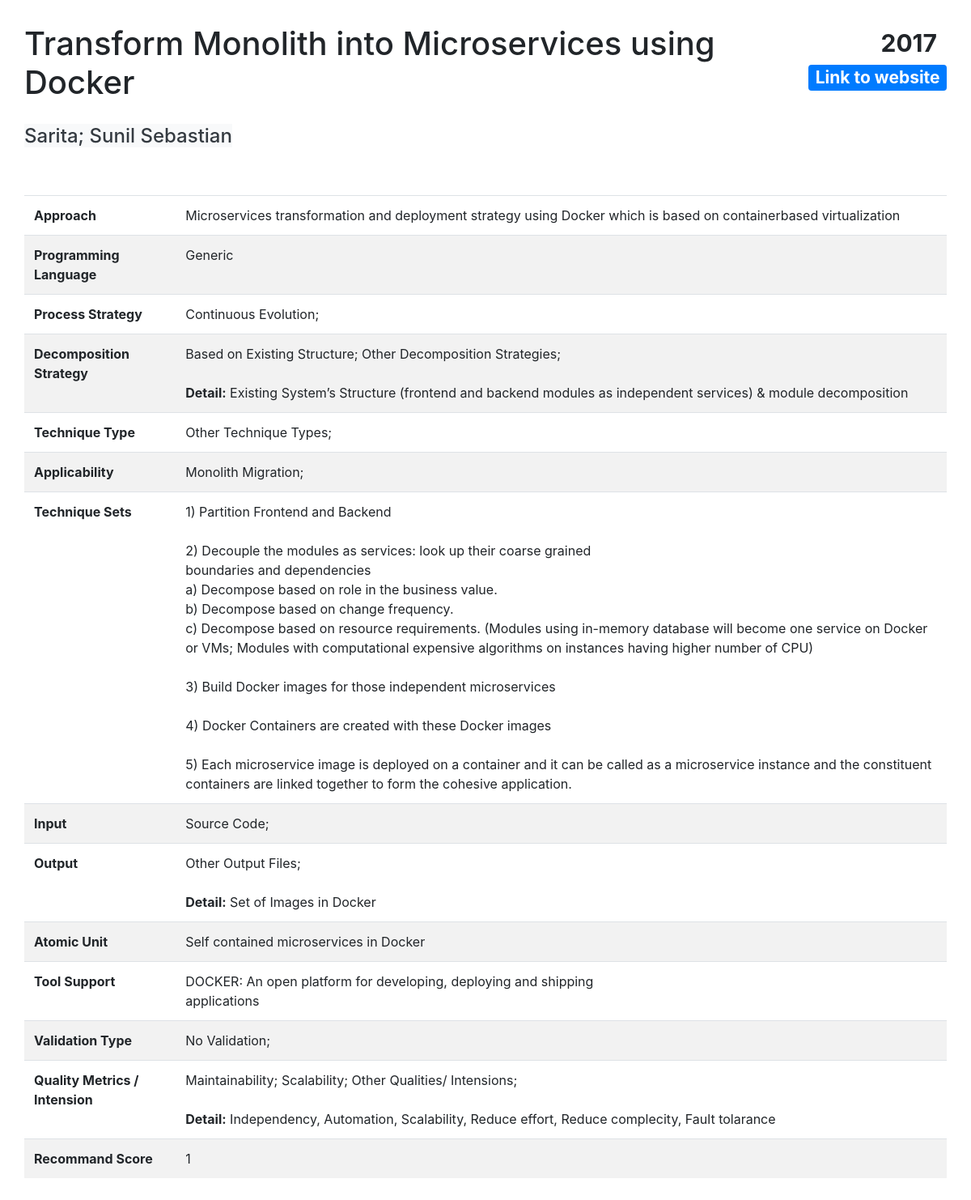
Page /result.php?id=5 on the committed database.
### tables this page shows
CREATE TABLE `contribution` (
  `id` int(11) NOT NULL,
  `Title` varchar(150) NOT NULL DEFAULT 'Title',
  `Year` year(4) NOT NULL DEFAULT 2000,
  `Authors` tinytext NOT NULL,
  `Link` varchar(250) NOT NULL DEFAULT 'Empty Link',
  `Approach` text NOT NULL,
  `Process_Rewrite` tinyint(4) NOT NULL DEFAULT 0 COMMENT 'Process Strategy',
  `Process_Extension` tinyint(4) NOT NULL DEFAULT 0 COMMENT 'Process Strategy',
  `Process_StranglerPattern` tinyint(4) NOT NULL DEFAULT 0 COMMENT 'Process Strategy',
  `Process_ContinuousEvolution` tinyint(4) NOT NULL DEFAULT 0 COMMENT 'Process Strategy',
  `Process_Split` tinyint(4) NOT NULL DEFAULT 0 COMMENT 'Process Strategy',
  `Process_Others` tinyint(4) NOT NULL DEFAULT 0 COMMENT 'Process Strategy',
  `ProcessDetail` mediumtext DEFAULT NULL,
  `Decomposition_DDD` tinyint(4) NOT NULL DEFAULT 0 COMMENT 'Decomposition Strategy',
  `Decomposition_FunctionalDecomposition` tinyint(4) NOT NULL DEFAULT 0 COMMENT 'Decomposition Strategy',
  `Decomposition_ExistingStructure` tinyint(4) NOT NULL DEFAULT 0 COMMENT 'Decomposition Strategy',
  `Decomposition_Others` tinyint(4) NOT NULL DEFAULT 0 COMMENT 'Decomposition Strategy',
  `DecompositionDetail` tinytext DEFAULT NULL,
  `TechniqueSet` mediumtext NOT NULL,
  `Technique_SCA` tinyint(4) NOT NULL DEFAULT 0 COMMENT 'Technique Type',
  `Technique_MDA` tinyint(4) NOT NULL DEFAULT 0 COMMENT 'Technique Type',
  `Technique_WDA` tinyint(4) NOT NULL DEFAULT 0 COMMENT 'Technique Type',
  `Technique_DMC` tinyint(4) NOT NULL DEFAULT 0 COMMENT 'Technique Type',
  `Technique_Others` tinyint(4) NOT NULL DEFAULT 0 COMMENT 'Technique Type',
  `TechniqueTypeDetail` mediumtext DEFAULT NULL,
  `Applicability_GR` tinyint(1) NOT NULL DEFAULT 0 COMMENT 'Applicability',
  `Applicability_MO` tinyint(1) NOT NULL DEFAULT 0 COMMENT 'Applicability',
  `AtomicUnit` tinytext DEFAULT NULL,
  `Input_SourceCode` tinyint(4) NOT NULL DEFAULT 0 COMMENT 'Input Choice',
  `Input_UseCase` tinyint(4) NOT NULL DEFAULT 0 COMMENT 'Input Choice',
  `Input_SystemSpecification` tinyint(4) NOT NULL DEFAULT 0 COMMENT 'Input Choice',
  `Input_API` tinyint(4) NOT NULL DEFAULT 0 COMMENT 'Input Choice',
  `Input_Others` tinyint(4) NOT NULL DEFAULT 0 COMMENT 'Input Choice',
  `InputDetail` tinytext DEFAULT NULL,
  `Output_List` tinyint(4) NOT NULL DEFAULT 0 COMMENT 'Output Choice',
  `Output_Archi` tinyint(4) NOT NULL DEFAULT 0 COMMENT 'Output Choice',
  `Output_Others` tinyint(4) NOT NULL DEFAULT 0 COMMENT 'Output Choice',
  `OutputDetail` tinytext DEFAULT NULL,
  `Tool` mediumtext DEFAULT NULL,
  `ProgramLanguage` mediumtext DEFAULT NULL,
  `Validation_Experiment` tinyint(4) NOT NULL DEFAULT 0 COMMENT 'Validation Type',
  `Validation_Example` tinyint(4) NOT NULL DEFAULT 0 COMMENT 'Validation Type',
  `Validation_CaseStudy` tinyint(4) NOT NULL DEFAULT 0 COMMENT 'Validation Type',
  `Validation_NoValidation` tinyint(4) NOT NULL DEFAULT 0 COMMENT 'Validation Type',
  `ValidationTypeDetail` mediumtext DEFAULT NULL,
  `ValidationMetrics` mediumtext DEFAULT NULL,
  `Quality_Maintainability` tinyint(4) NOT NULL DEFAULT 0 COMMENT 'Quality',
  `Quality_Security` tinyint(4) NOT NULL DEFAULT 0 COMMENT 'Quality',
  `Quality_Performance` tinyint(4) NOT NULL DEFAULT 0 COMMENT 'Quality',
  `Quality_Reliability` tinyint(4) NOT NULL DEFAULT 0 COMMENT 'Quality',
  `Quality_Scalability` tinyint(4) DEFAULT 0 COMMENT 'Quality',
  `Quality_Others` tinyint(4) NOT NULL DEFAULT 0 COMMENT 'Quality',
  `QualityDetail` mediumtext DEFAULT NULL,
  `Score` float NOT NULL DEFAULT 1
);

### result.php (the view, shortened to what this page needs)
<!DOCTYPE html>
<html lang="en">
<head>
    <link rel="stylesheet" href="https://maxcdn.bootstrapcdn.com/bootstrap/4.5.0/css/bootstrap.min.css">
    <link rel="stylesheet" type="text/css" href="css/style.css">
</head>
<?php
include('functions.php');
$servername = "localhost";
$username = "user";
$password = "";
$dbname = "migration";
$conn = new mysqli($servername, $username, $password, $dbname);
$sql = "SELECT * FROM contribution WHERE id=" . $_GET['id'];
$result = $conn->query($sql);
if ($result->num_rows > 0) {
    $row = $result->fetch_assoc();
} else {
    echo "<h1>Error: fail to find detailed page from database</h1>";
}
?>
<body>
    <div class="container-fluid" style="padding:30px">
        <div class="row">
            <div class="col-md-10">
                <div class="page-header">
                    <h1 id="Title" name="Title">
                        <?php
                        echo nl2br($row["Title"]); ?>
                    </h1>
                </div>
            </div>
            <div class="col-md-2">
                <div class="row">
                    <div class="col-md-12">
                        <h1>
                            <span class="badge badge-default float-right" id="Year" name="Year">
                                <?php
                                echo $row["Year"]; ?>
                            </span>
                        </h1>
                    </div>
                </div>
                <div class="row" style="margin-top:5px">
                    <div class="col-md-12">
                        <h3><a href="<?php
                                        echo $row["Link"]; ?>" class="badge badge-primary float-right" id="Link" name="Link" target="_blank">Link to website</a></h3>
                    </div>
                </div>
            </div>
        </div>
        <div class="row" style="margin-top:20px">
            <div class="col-md-12">
                <h4><span class="bg-light text-dark" id="Author" name="Author">
                        <?php
                        echo $row["Authors"]; ?></span></h4>
            </div>
        </div>
        <div class="row" style="margin-top:50px">
            <div class="col-md-12">
                <table class="table">
                    <tbody>
                        <tr class="table">
                            <td>
                                <b>Approach</b>
                            </td>
                            <td id="DetailApproach" name="DetailApproach">
                                <?php
                                echo $row["Approach"]; ?>
                            </td>
                        </tr>
                        <tr class="table">
                                <td>
                                    <b>Programming Language</b>
                                </td>
                                <td id="ProgramLanguage" name="ProgramLanguage">
                                    <?php
                                    echo nl2br($row["ProgramLanguage"]); ?>
                                </td>
                            </tr>
                        <tr class="table">
                            <td>
                                <b>Process Strategy</b>
                            </td>
                            <td id="DetailProcessStrategy" name="DetailProcessStrategy">
                            </td>
                        </tr>
                        <trclass="table">
                            <td>
                                <b>Decomposition Strategy</b>
                            </td>
                            <td id="DetailDecompositionStrategy" name="DetailDecompositionStrategy">
                                <?php
                                showDecomposition($row);
                                ?>
                            </td>
                            <tr class="table">
                                <td>
                                    <b>Technique Type</b>
                                </td>
                                <td id="DetailTechniqueType" name="DetailTechniqueType">
                                </td>
                            </tr>
                            <tr class="table">
                                <td>
                                    <b>Applicability</b>
                                </td>
                                <td id="DetailApplicability" name="DetailApplicability">
                                </td>
                            </tr>
                            <tr class="table">
                                <td>
                                    <b>Technique Sets</b>
                                </td>
                                <td id="DetailTechniqueSets" name="DetailTechniqueSets">
                                    <?php
                                    echo nl2br($row["TechniqueSet"]); ?>
                                </td>
                            </tr>
                            <tr class="table">
                                <td>
                                    <b> Input</b>
                                </td>
                                <td id="DetailInput" name="DetailInput">
                                </td>
                            </tr>
                            <tr class="table">
                                <td>
                                    <b>Output</b>
                                </td>
                                <td id="DetailOutput" name="DetailOutput">
                                    <?php
                                    showOutput($row);
                                    ?>
                                </td>
                            </tr>
                            <tr class="table">
                                <td>
                                    <b>Atomic Unit</b>
                                </td>
                                <td id="DetailAtomic" name="DetailAtomic">
                                    <?php
                                    echo nl2br($row["AtomicUnit"]); ?>
                                </td>
                            </tr>
                            <tr class="table">
                                <td>
                                    <b>Tool Support</b>
                                </td>
                                <td id="DetailToolSupport" name="DetailToolSupport">
                                    <?php
                                    echo nl2br($row["Tool"]); ?>
                                </td>
                            </tr>
                            <tr class="table">
                                <td>
                                    <b>Validation Type</b>
                                </td>
                                <td id="DetailValidationType" name="DetailValidationType">
                                </td>
                            </tr>
                            <tr class="table">
                                <td>
                                    <b>Quality Metrics / Intension</b>
                                </td>
                                <td id="DetailQuality" name="DetailQuality">
                                    <?php
                                    showQuality($row); ?>
                                </td>
                            </tr>
                            <tr class="table">
                                <td>
                                    <b>Recommand Score</b>
                                </td>
                                <td id="Score" name="Score">
                                    <?php
                                    echo $row["Score"]; ?>
                                </td>
                            </tr>
                    </tbody>
                </table>
            </div>
        </div>
    </div>
</body>
</html>

### functions.php (shortened to what this page needs)
<?php
function showProcess($row)
{
    $data = "";
    if ($row["Process_ContinuousEvolution"] != 0) {
        $data = $data . "Continuous Evolution; ";
    }
    echo nl2br($data);
}
function showDecomposition($row)
{
    $data = "";
    if ($row["Decomposition_ExistingStructure"] != 0) {
        $data = $data . "Based on Existing Structure; ";
    }
    if ($row["Decomposition_Others"] != 0) {
        $data = $data . "Other Decomposition Strategies; ";
    }
    if ($row["DecompositionDetail"] != null && strcmp($row["DecompositionDetail"], "") != 0) {
        $data = $data . "<br><br><b>Detail:</b> " . $row["DecompositionDetail"];
    }
    echo nl2br($data);
}
function showTechniqueType($row)
{
    $data = "";
    if ($row["Technique_Others"] != 0) {
        $data = $data . "Other Technique Types; ";
    }
    echo nl2br($data);
}
function showApplicability($row)
{
    $data = "";
    if ($row["Applicability_MO"] != 0) {
        $data = $data . "Monolith Migration; ";
    }
    echo nl2br($data);
}
function showInput($row)
{
    $data = "";
    if ($row["Input_SourceCode"] != 0) {
        $data = $data . "Source Code; ";
    }
    echo nl2br($data);
}
function showOutput($row)
{
    $data = "";
    if ($row["Output_Others"] != 0) {
        $data = $data . "Other Output Files; ";
    }
    if ($row["OutputDetail"] != null && strcmp($row["OutputDetail"], "") != 0) {
        $data = $data . "<br><br><b>Detail:</b> " . $row["OutputDetail"];
    }
    echo nl2br($data);
}
function showValidation($row)
{
    $data = "";
    if ($row["Validation_NoValidation"] != 0) {
        $data = $data . "No Validation; ";
    }
    echo nl2br($data);
}
function showQuality($row)
{
    $data = "";
    if ($row["Quality_Maintainability"] != 0) {
        $data = $data . "Maintainability; ";
    }
    if ($row["Quality_Scalability"] != 0) {
        $data = $data . "Scalability; ";
    }
    if ($row["Quality_Others"] != 0) {
        $data = $data . "Other Qualities/ Intensions; ";
    }
    if ($row["QualityDetail"] != null && strcmp($row["QualityDetail"], "") != 0) {
        $data = $data . "<br><br><b>Detail:</b> " . $row["QualityDetail"];
    }
    echo nl2br($data);
}

### css/style.css (style rules this page uses)
tr:nth-child(even) { background-color: #f2f2f2 }

### rows in the picture
contribution: Title "Transform Monolith into Microservices using Docker", Year "2017", Authors "Sarita; Sunil Sebastian", Approach "Microservices transformation and deployment strategy using Docker which is based on containerbased virtualization", ProgramLanguage "Generic", DecompositionDetail "Existing System’s Structure (frontend and backend modules as independent services) & module decomposition", TechniqueSet "1) Partition Frontend and Backend 2) Decouple the modules as services: look up their coarse grained boundaries and dependencies a) Decompose based on role in the business value. b) Decompose based on change frequency. c) Decompose based on resource requirements. (Modules using in-memory database will become one service on Docker or VMs; Modules with computational expensive algorithms on instances having higher number of CPU) 3) Build Docker images for those independent microservices 4) Docker Containers are created with these Docker images 5) Each microservice image is deployed on a container and it can be called as a microservice instance and the constituent containers are linked together…", OutputDetail "Set of Images in Docker", AtomicUnit "Self contained microservices in Docker", Tool "DOCKER: An open platform for developing, deploying and shipping applications", QualityDetail "Independency, Automation, Scalability, Reduce effort, Reduce complecity, Fault tolarance", Score "1"

### other values in the picture
$data "Continuous Evolution;"
$data "Based on Existing Structure; Other Decomposition Strategies;"
$data "Other Technique Types;"
$data "Monolith Migration;"
$data "Source Code;"
$data "Other Output Files;"
$data "No Validation;"
$data "Maintainability; Scalability; Other Qualities/ Intensions;"
